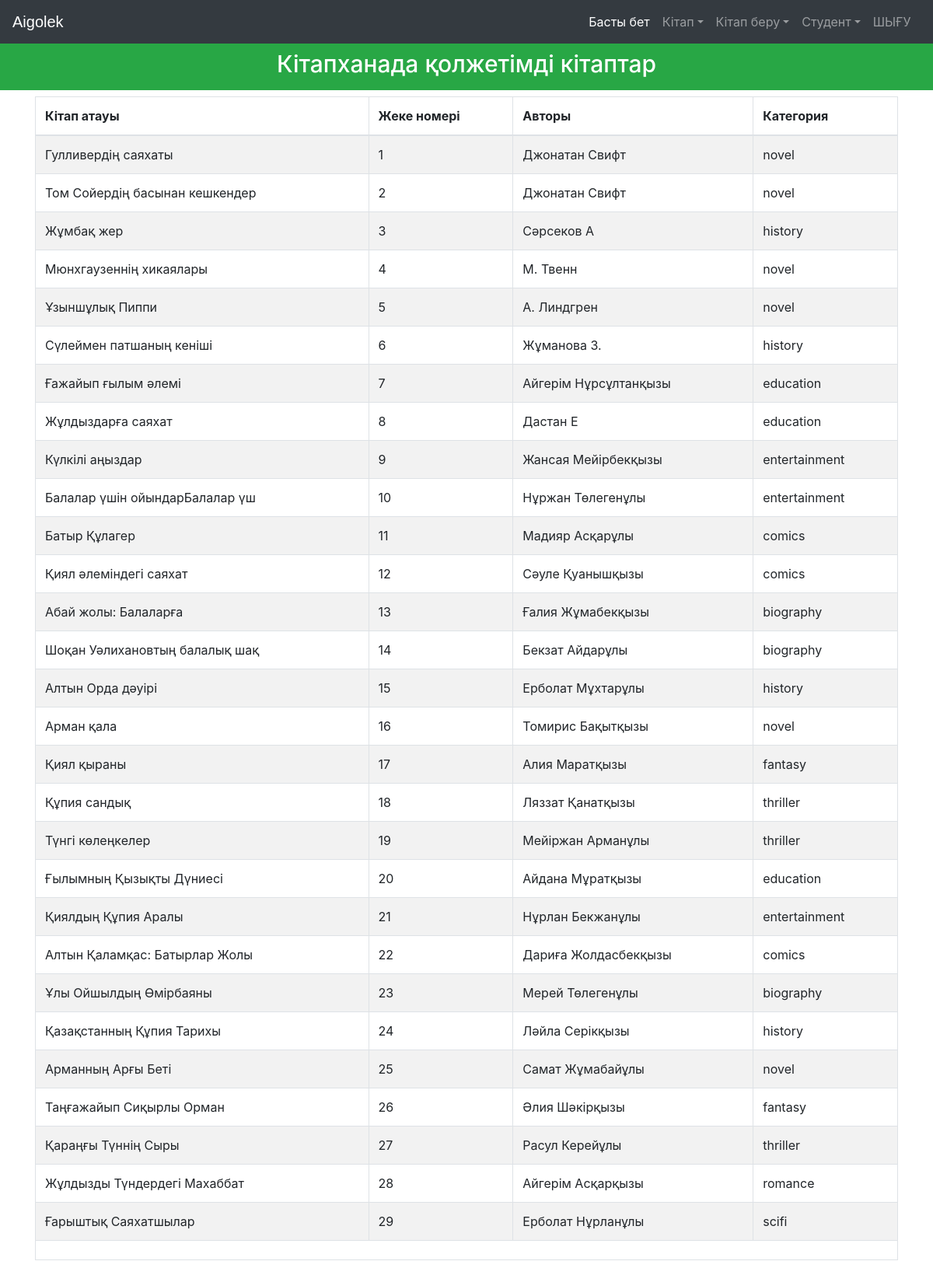
Page /viewbook (signed in) on the committed database.
### library/models.py (models this page shows, shortened)
class Book(models.Model):
    catchoice= [
        ('education', 'Білім'),
        ('entertainment', 'Ойын-сауық'),
        ('comics', 'Комикс'),
        ('biography', 'Биография'),
        ('history', 'Тарих'),
        ('novel', 'Новелла'),
        ('fantasy', 'Фэнтази'),
        ('thriller', 'Триллер'),
        ('romance', 'Романтика'),
        ('scifi','Ғылыми фэнтази')
        ]
    name=models.CharField(max_length=30)
    isbn=models.PositiveIntegerField()
    author=models.CharField(max_length=40)
    category=models.CharField(max_length=30,choices=catchoice,default='education')

### library/views.py (the view)
# urls.py: path('viewbook', views.viewbook_view),
@login_required(login_url='adminlogin')
@user_passes_test(is_admin)
def viewbook_view(request):
    books=models.Book.objects.all()
    return render(request,'library/viewbook.html',{'books':books})

### library/views.py (called while the page is built)
def is_admin(user):
    return user.groups.filter(name='ADMIN').exists()

### templates/library/viewbook.html (shortened to what this page needs)
<!DOCTYPE html>
<html lang="en" dir="ltr">
  <head>
  </head>
  <body>
    {% include "library/navbaradmin.html" %}
    <br>
    <br>
    <h3 class="p-3 mb-2 bg-success text-white" style = 'font-size: 30px;text-align:center;'>Кітапханада қолжетімді кітаптар</h3>
{% if books%}
<div class="container">
  <table class="table table-hover table-condensed table-striped table-bordered">
    <thead>
    <tr>
    <th>Кітап атауы</th>
    <th>Жеке номері</th>
    <th>Авторы</th>
    <th>Категория</th>
    </tr>
    </thead>
    <tfoot>
    <tr>
    <td colspan="4" rowspan="4">
    </td>
    </tr>
    </tfoot>
    <tbody>
      {% for book in books %}
        <tr>
          <td>{{book.name}}</td>
          <td>{{book.isbn}}</td>
          <td>{{book.author}}</td>
          <td>{{book.category}}</td>
        </tr>
      {% endfor %}
    </tbody>
    </table>
</div>
{%else%}
<h1>0 кітап бар</h1>
{%endif%}
<br><br><br><br><br><br><br><br><br>
    {% include "library/footer.html" %}
  </body>
</html>

### rows in the picture
Book: name "Гулливердің саяхаты", isbn "1", author "Джонатан Свифт", category "novel"
Book: name "Том Сойердің басынан кешкендер", isbn "2", author "Джонатан Свифт", category "novel"
Book: name "Жұмбақ жер", isbn "3", author "Сәрсеков А", category "history"
Book: name "Мюнхгаузеннің хикаялары", isbn "4", author "М. Твенн", category "novel"
Book: name "Ұзыншұлық Пиппи", isbn "5", author "А. Линдгрен", category "novel"
Book: name "Сүлеймен патшаның кеніші", isbn "6", author "Жұманова З.", category "history"
Book: name "Ғажайып ғылым әлемі", isbn "7", author "Айгерім Нұрсұлтанқызы", category "education"
Book: name "Жұлдыздарға саяхат", isbn "8", author "Дастан Е", category "education"
Book: name "Күлкілі аңыздар", isbn "9", author "Жансая Мейірбекқызы", category "entertainment"
Book: name "Балалар үшін ойындарБалалар үш", isbn "10", author "Нұржан Төлегенұлы", category "entertainment"
Book: name "Батыр Құлагер", isbn "11", author "Мадияр Асқарұлы", category "comics"
Book: name "Қиял әлеміндегі саяхат", isbn "12", author "Сәуле Қуанышқызы", category "comics"
Book: name "Абай жолы: Балаларға", isbn "13", author "Ғалия Жұмабекқызы", category "biography"
Book: name "Шоқан Уәлихановтың балалық шақ", isbn "14", author "Бекзат Айдарұлы", category "biography"
Book: name "Алтын Орда дәуірі", isbn "15", author "Ерболат Мұхтарұлы", category "history"
Book: name "Арман қала", isbn "16", author "Томирис Бақытқызы", category "novel"
Book: name "Қиял қыраны", isbn "17", author "Алия Маратқызы", category "fantasy"
Book: name "Құпия сандық", isbn "18", author "Ляззат Қанатқызы", category "thriller"
Book: name "Түнгі көлеңкелер", isbn "19", author "Мейіржан Арманұлы", category "thriller"
Book: name "Ғылымның Қызықты Дүниесі", isbn "20", author "Айдана Мұратқызы", category "education"
Book: name "Қиялдың Құпия Аралы", isbn "21", author "Нұрлан Бекжанұлы", category "entertainment"
Book: name "Алтын Қаламқас: Батырлар Жолы", isbn "22", author "Дариға Жолдасбекқызы", category "comics"
Book: name "Ұлы Ойшылдың Өмірбаяны", isbn "23", author "Мерей Төлегенұлы", category "biography"
Book: name "Қазақстанның Құпия Тарихы", isbn "24", author "Ләйла Серікқызы", category "history"
Book: name "Арманның Арғы Беті", isbn "25", author "Самат Жұмабайұлы", category "novel"
Book: name "Таңғажайып Сиқырлы Орман", isbn "26", author "Әлия Шәкірқызы", category "fantasy"
Book: name "Қараңғы Түннің Сыры", isbn "27", author "Расул Керейұлы", category "thriller"
Book: name "Жұлдызды Түндердегі Махаббат", isbn "28", author "Айгерім Асқарқызы", category "romance"
Book: name "Ғарыштық Саяхатшылар", isbn "29", author "Ерболат Нұрланұлы", category "scifi"
